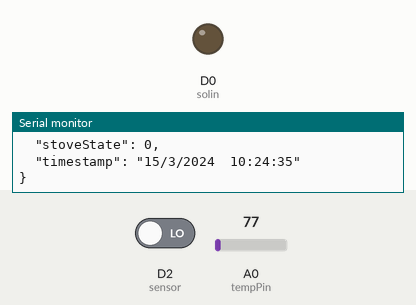
Simulated run of this sketch. Board: ESP8266 (NodeMCU). On the bench: output pins drawn as LEDs (lit = HIGH), the last lines printed to the serial monitor. Inputs (shaded band) come from the test bench; at power-on: D2 (sensor) LOW, A0 (tempPin) = 77. WiFi joins after 1.5 s; servers stay silent unless stated; uploads are accepted with an empty reply; the local clock reads 2024-03-15 10:24:30 at power-on unless the sketch sets it.

Above: at 5.7 s.
5.8 s: D2 (sensor) driven HIGH
At 7.0 s:
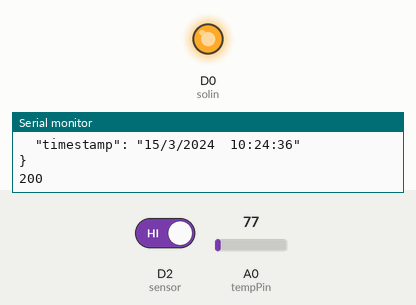
8.2 s: D2 (sensor) driven LOW
At 9.5 s:
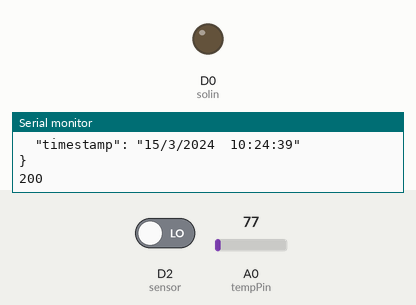
Timing chart, 0 to 11.2 s (numbered marks = the images above; inputs shaded):
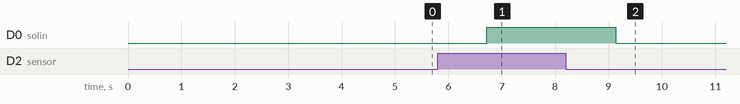

The sketch:

kitchenMCU.ino
```cpp
#include <ESP8266HTTPClient.h>
#include <ESP8266WiFi.h>
#include <ArduinoJson.h>
#include <time.h>
int tempPin= A0;

long previousMillis = 0;
long interval = 1000;
float tempVal = 0.0;

//Valve control variable
int sensor = D2;
int solin = D0;
int sensorState = 0;
int stoveState;

int track = 1;
int track2 = 1;

//Time config variable
int timezone = 6 * 3600;
int dst = 0;

//app
String  i;
WiFiServer server(80);

void setup() {
 i = "";
 Serial.begin(115200);   //Serial connection

  //stove control
  pinMode(sensor, INPUT);
  pinMode(solin, OUTPUT);
  digitalWrite(solin, LOW);

  //disconnect wifi
  WiFi.disconnect();
  delay(3000);

  //connect to wifi
  WiFi.begin("morshed", "132152767");
  //waiting for connection
  Serial.println("Connecting......");
  while ((!(WiFi.status() == WL_CONNECTED))){
    delay(300);
    Serial.print(".");
  }

  Serial.println("Connected!!");
  Serial.println((WiFi.localIP()));
  server.begin();

  //Get DateTime from Server
  configTime(timezone, dst, "pool.ntp.org","time.nist.gov");
  Serial.println("\nWaiting for Internet time");

  while(!time(nullptr)){
     Serial.print("*");
     delay(1000);
  }
  Serial.println("\nTime response....OK");

}

//Temperature
float temperature(){
  float tempVal = 0.0;
  float temp = analogRead(tempPin);
  float millivolts = ( temp/1024.0)*3300;
  float celsius = millivolts/10;
  tempVal = tempVal + celsius;
  return tempVal;
}

void loop() {
  //Serial.println(".........");
  //reading instructions from android
  WiFiClient client = server.available();
  if (!client) {  }
  //Serial.println(".........");
  //while(!client.available()){  delay(1); }
  i = (client.readStringUntil('\r'));
  i.remove(0, 5);
  i.remove(i.length()-9,9);

  //controlling according to app instruction

    //turning off the stove
    if (i == "OFF") {
      track = 0;
      client.println("HTTP/1.1 200 OK");
      client.println("Content-Type: text/html");
      client.println("");
      client.println("<!DOCTYPE HTML>");
      client.println("<html>");
      client.println("LED OFF");
      client.println("</html>");
      client.stop();
      delay(1);
    }

    //turning off the stove
    if (i == "OFFT") {
      track2 = 0;
      client.println("HTTP/1.1 200 OK");
      client.println("Content-Type: text/html");
      client.println("");
      client.println("<!DOCTYPE HTML>");
      client.println("<html>");
      client.println("LED OFF");
      client.println("</html>");
      client.stop();
      delay(1);
    }

  //controlling the stove according to the sensor value
    sensorState = digitalRead(sensor);  //read sensor data
    if(sensorState == 1){
      if(track == 0 || track2 == 0){
        digitalWrite(solin, LOW);
        stoveState = 0;
      }
      else{
        digitalWrite(solin, HIGH);
        stoveState = 1;
      }
    }
    else{
      digitalWrite(solin, LOW);
      stoveState = 0;
      track = 1;
      track2 = 1;
    }
    //Serial.print(sensorState);

  //............................
  unsigned long currentMillis = millis();
  if(currentMillis - previousMillis > interval){
    previousMillis = currentMillis;
    //Time from server
    time_t now = time(nullptr);
    struct tm* p_tm = localtime(&now);
    String day = String(p_tm->tm_mday);
    String mon = String(p_tm->tm_mon+1);
    String year = String(p_tm->tm_year + 1900);
    String hour = String(p_tm->tm_hour);
    String mint = String(p_tm->tm_min);
    String sec = String(p_tm->tm_sec);
    String curTime = hour+":"+mint+":"+sec;
    String daymon = day+"/"+mon+"/"+year+"  "+curTime;
    Serial.println(daymon);

    if(WiFi.status()== WL_CONNECTED){   //Check WiFi connection status
      StaticJsonBuffer<300> JSONbuffer;   //Declaring static JSON buffer
      JsonObject& JSONencoder = JSONbuffer.createObject();

      JSONencoder["sensorType"] = "Temperature";
      JSONencoder["tempvalue"] = temperature();
      JSONencoder["stoveState"] = stoveState;
      JSONencoder["timestamp"] = daymon;

      char JSONmessageBuffer[300];
      JSONencoder.prettyPrintTo(JSONmessageBuffer, sizeof(JSONmessageBuffer));
      Serial.println(JSONmessageBuffer);

       HTTPClient http;    //Declare object of class HTTPClient

       http.begin("http://192.168.43.147:5000/sensor");      //Specify request destination
       http.addHeader("Content-Type", "application/json");  //Specify content-type header

       int httpCode = http.POST(JSONmessageBuffer);   //Send the request
       String payload = http.getString();                  //Get the response payload

       Serial.println(httpCode);   //Print HTTP return code
       Serial.println(payload);    //Print request response payload

       http.end();  //Close connection

   }
   else{
      Serial.println("Error in WiFi connection");
   }
  }
}
```

Measured:
- after the input at 5.8 s, D0 (solin): LOW → HIGH after 0.92 s
- after the input at 8.2 s, D0 (solin): HIGH → LOW after 0.93 s
